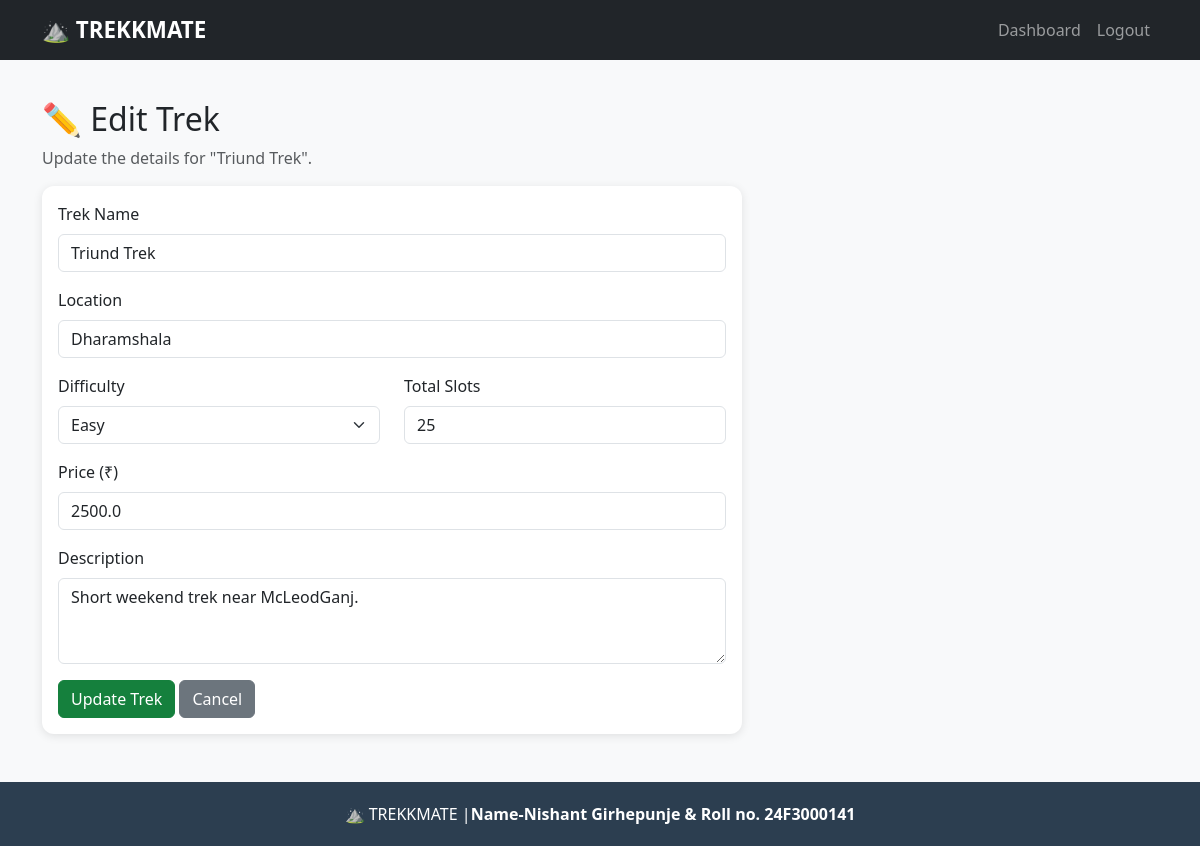
Screenshot of /admin/treks/edit/2 (signed in) with the database file from the repository.
### tables this page shows
CREATE TABLE treks (
        id INTEGER PRIMARY KEY AUTOINCREMENT,
        name TEXT NOT NULL, location TEXT NOT NULL,
        difficulty TEXT NOT NULL, duration INTEGER NOT NULL,
        total_slots INTEGER NOT NULL, available_slots INTEGER NOT NULL,
        staff_id INTEGER, status TEXT DEFAULT 'Pending',
        start_date TEXT, end_date TEXT, description TEXT,
        price REAL DEFAULT 0, created_at TEXT DEFAULT CURRENT_TIMESTAMP,
        FOREIGN KEY (staff_id) REFERENCES users(id)
    );

### app.py (the view, shortened to what this page needs)
@app.route("/admin/treks/edit/<int:trek_id>", methods=["GET", "POST"])
@admin_required
def admin_edit_trek(trek_id):
    conn = get_db()
    trek = conn.execute("SELECT * FROM treks WHERE id=?", (trek_id,)).fetchone()
    if not trek:
        flash("Trek not found", "danger")
        return redirect(url_for("admin_treks"))
    conn.close()
    return render_template("admin/edit_trek.html", trek=trek)

### app.py (called while the page is built)
def get_db():
    conn = sqlite3.connect(DB_NAME)
    conn.row_factory = sqlite3.Row
    return conn

def admin_required(f):
    @wraps(f)
    def check(*args, **kwargs):
        if "user_id" not in session:
            flash("Please login first", "warning")
            return redirect(url_for("login"))
        if session.get("role") != "admin":
            flash("Admin access required", "danger")
            return redirect(url_for("login"))
        return f(*args, **kwargs)
    return check

### templates/admin/edit_trek.html (shortened to what this page needs)
{% extends 'base.html' %}
{% block content %}
<h2>✏️ Edit Trek</h2>
<p class="text-muted">Update the details for "{{ trek.name }}".</p>
<div class="card" style="max-width: 700px;">
    <div class="card-body">
        <form method="POST" action="{{ url_for('admin_edit_trek', trek_id=trek.id) }}">
            <div class="mb-3">
                <label for="name" class="form-label">Trek Name</label>
                <input type="text" class="form-control" id="name" name="name" required value="{{ trek.name }}">
            </div>
            <div class="mb-3">
                <label for="location" class="form-label">Location</label>
                <input type="text" class="form-control" id="location" name="location" required value="{{ trek.location }}">
            </div>
            <div class="row mb-3">
                <div class="col-md-6">
                    <label for="difficulty" class="form-label">Difficulty</label>
                    <select class="form-select" id="difficulty" name="difficulty" required>
                        <option value="easy" {% if trek.difficulty == 'easy' %}selected{% endif %}>Easy</option>
                    </select>
                </div>
                <div class="col-md-6">
                    <label for="total_slots" class="form-label">Total Slots</label>
                    <input type="number" class="form-control" id="total_slots" name="total_slots" required min="1" value="{{ trek.total_slots }}">
                </div>
            </div>
            <div class="mb-3">
                <label for="price" class="form-label">Price (₹)</label>
                <input type="number" class="form-control" id="price" name="price" required min="0" value="{{ trek.price }}">
            </div>
            <div class="mb-3">
                <label for="description" class="form-label">Description</label>
                <textarea class="form-control" id="description" name="description" rows="3">{{ trek.description or '' }}</textarea>
            </div>
            <button type="submit" class="btn btn-success">Update Trek</button>
            <a href="{{ url_for('admin_treks') }}" class="btn btn-secondary">Cancel</a>
        </form>
    </div>
</div>
{% endblock %}

### static/css/style.css (style rules this page uses)
body { min-height: 100vh; display: flex; flex-direction: column; background-color: #f8f9fa; }
.card { border: none; box-shadow: 0 2px 10px rgba(0,0,0,0.1); transition: transform 0.2s; border-radius: 12px; }
.btn-success { background-color: #15803d; border-color: #15803d; }

### rows the page displays
treks: name "Triund Trek", location "Dharamshala", total_slots "25", price "2500.0", description "Short weekend trek near McLeodGanj."
